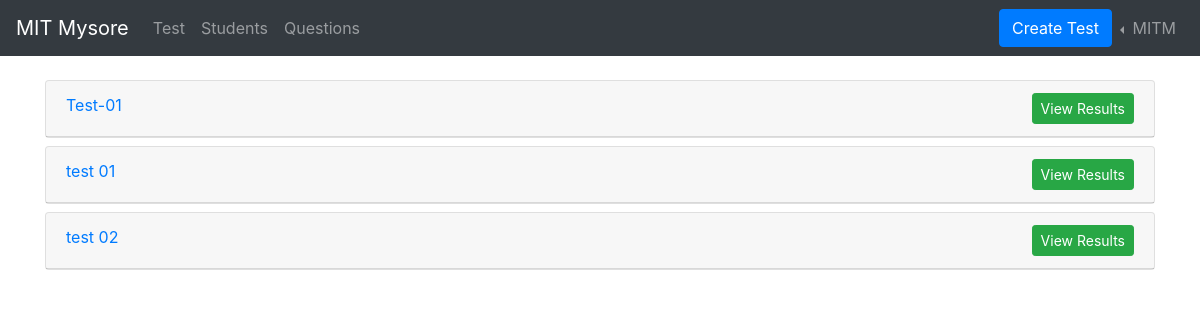
Screenshot of /test/i/test-list (signed in) with the database file from the repository.
### users/models.py (models this page shows, shortened)
class Institute(models.Model):
    name = models.CharField(max_length=100)
    email = models.EmailField(unique=True)
    password = models.CharField(max_length=257)
    phone_number = models.CharField(max_length=20, unique=True)
    institute_code = models.CharField(
        max_length=20, default=random_code, unique=True)

### tests/models.py (models this page shows)
class Test(models.Model):
    title = models.CharField(max_length=50)
    description = models.CharField(max_length=100, blank=True, null=True)
    no_of_questions = models.IntegerField()
    total_duration = models.TimeField(auto_now=False, auto_now_add=False)
    negative_marking = models.BooleanField(default=False)
    commence_at = models.DateTimeField(auto_now=False, auto_now_add=False)
    stop_commenceing_after = models.DateTimeField(
        auto_now=False, auto_now_add=False)
    show_score = models.BooleanField(default=False)
    show_answers = models.BooleanField(default=False)

### tests/views.py (the view, shortened to what this page needs)
# urls.py: path('i/test-list', views.testListInstitute),
def testListInstitute(request):
    if request.session.get('institute', False):
        email = request.session['institute']
        if Institute.objects.filter(email=email).exists():
            institute = Institute.objects.filter(email=email)[0]
            tests = Test.objects.all()
            finished_tests = []
            yet_to_start_tests = []
            started_tests = []
            now = datetime.now() + timedelta(hours=5, minutes=30)
            now = now.isoformat()
            for test in tests:
                hr = int(test.total_duration.strftime('%H'))
                min = int(test.total_duration.strftime('%M'))
                sec = int(test.total_duration.strftime('%S'))
                finish_time = test.stop_commenceing_after + timedelta(hours=hr, minutes=min, seconds=sec+10)
                started_time = test.stop_commenceing_after + timedelta(hours=hr, minutes=min, seconds=sec+10)
                if test.commence_at.isoformat() > now:
                    temp = {
                        "test": test,
                        "total_number_of_students": len(test.students.all())
                    }
                    yet_to_start_tests.append(temp)
                elif finish_time.isoformat() < now:
                    temp = {
                        "test": test,
                        "total_number_of_students": len(test.students.all()),
                        "attended_students": len(test.students.filter(status="finished"))
                    }
                    finished_tests.append(temp)
            return_obj = {"institute": institute, "finished_tests": finished_tests, "started_tests": started_tests, "yet_to_start_tests": yet_to_start_tests}
            return render(request, 'test_list_institute.html', return_obj)
        else:
            return redirect('/log-in')
    else:
        return redirect('/log-in')

### templates/test_list_institute.html (shortened to what this page needs)
{% extends "nav_institute.html" %} {% block content %}
<div class="container mt-4">
  <div class="row">
    <div class="col">
      <div id="accordion">
        {% for test in finished_tests %}
        <div class="card mb-2">
          <div class="card-header">
            <div class="row">
              <a class="col card-link" data-toggle="collapse" href="#test{{test.test.id}}">
                {{test.test.title}}
              </a>
              <div class="col-auto ml-auto">
                <a class="btn btn-success btn-sm" href="/test/i/result/{{test.test.id}}">View Results</a>
              </div>
            </div>
          </div>
        </div>
        {% endfor %}
      </div>
    </div>
  </div>
</div>
{% endblock %} {% block title %}List{% endblock %}

### templates/nav_institute.html (shortened to what this page needs)
<!DOCTYPE html>
<html lang="en">
<head>
  <link rel="stylesheet" href="https://maxcdn.bootstrapcdn.com/bootstrap/4.5.0/css/bootstrap.min.css" />
</head>
<body>
  <nav class="navbar navbar-expand-sm bg-dark navbar-dark">
    <a class="navbar-brand" href="/">MIT Mysore</a>
    <div class="collapse navbar-collapse" id="collapsibleNavbar">
      <ul class="navbar-nav mr-auto">
        <li class="nav-item">
          <a class="nav-link" href="/test/i/test-list">Test</a>
        </li>
        <li class="nav-item">
          <a class="nav-link" href="/i/student-list">Students</a>
        </li>
        <li class="nav-item">
          <a class="nav-link" href="/test/i/question-list">Questions</a>
        </li>
      </ul>
      <a class="btn btn-primary" href="/test/i/create-test">
        Create Test
      </a>
      <ul class="navbar-nav">
        <li class="nav-item dropdown dropleft">
          <a class="nav-link dropdown-toggle" href="#" id="navbardrop" data-toggle="dropdown">
            {{institute.name}}
          </a>
        </li>
      </ul>
    </div>
  </nav>
  {% block content %} {% endblock %}
</body>
</html>

### rows the page displays
Institute: name "MITM"
Test: test "Test-01"
Test: test "test 01"
Test: test "test 02"
